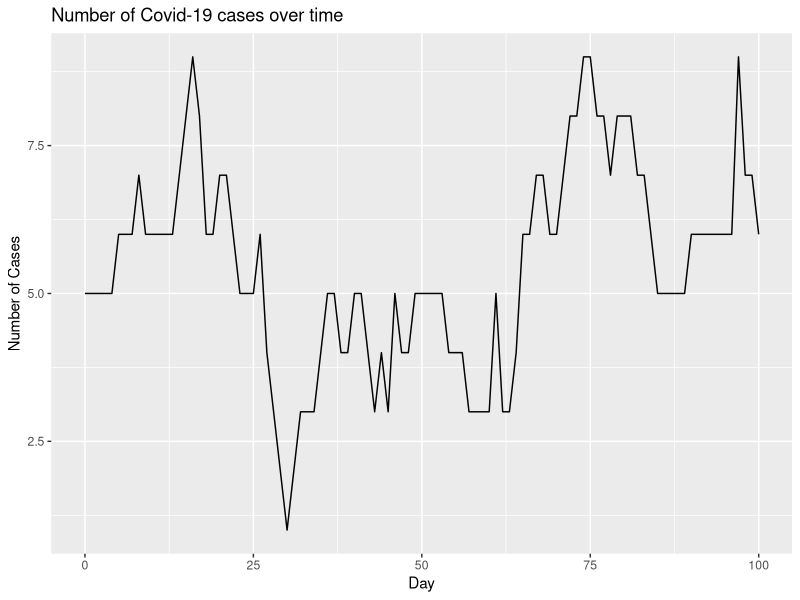

Source code (R): (Note: a time limit stopped this script after it produced the figure.)
## ---- chunk 1
knitr::opts_chunk$set(echo = TRUE)
library(tidyverse)
library(ggplot2)
library(boot)
## ---- chunk 2
#create starting positions and state function
starting_vals <- function(num_subjects, I_0, x_dim, y_dim, prop_vac){
  
  #Infect I_0 many starting subjects
  subjects <- rep('S', num_subjects)
  infect <- sample(x = 1:num_subjects, size=I_0, replace=FALSE)
  subjects[infect] <- 'I'
  
  #Determining if a person is vaccinated
  vac_ppl <- sample(x = 1:num_subjects, size = round(prop_vac * num_subjects), replace = F)
  vac_vec <- rep(F , num_subjects)
  vac_vec[vac_ppl] <- T
  
  #Storage for x, y starting positions for the subjects
  start_x <- runif(n=num_subjects, min=0, max=x_dim)
  start_y <- runif(n=num_subjects, min=0, max=y_dim)
  
  inc_time <- rep(-1, num_subjects)
  rec_days <- rep(-1, num_subjects)
  
  #Put into a data frame
  df <- as.data.frame(cbind(as.numeric(start_x), as.numeric(start_y), subjects, rec_days, inc_time, vac_vec))
  colnames(df)[1] <- 'x'
  colnames(df)[2] <- 'y'
  colnames(df)[3] <- 'subjects'
  colnames(df)[4] <- 'incubation'
  colnames(df)[5] <- 'recovery'
  colnames(df)[6] <- 'vaccine'
  
  #Assign a recovery time to the infected subjects
  df[df[,3] == 'I', 5] <- rpois(I_0, 14)
  
  #Assign an incubation time to the infected subjects
  df[df[,3] == 'I', 4] <- rpois(I_0, 5)
  
  return(df)
}

#Random step length function
get_step_length <- function(df, x_dim, y_dim){
  step_lengths <- rnorm(n=nrow(df), mean=min(x_dim, y_dim)/4, sd=min(x_dim, y_dim)/12)
  return(step_lengths)
}

#Random step direction function
get_step_direction <- function(length_vec){
  direction <- runif(n=length(length_vec), min=0, max=2*pi)
}

#Get delta_x, delta_y
get_delts <- function(length_vec, direc_vec){
  delta_x <- length_vec * cos(direc_vec)
  delta_y <- length_vec * sin(direc_vec)
  return(cbind(delta_x, delta_y))
}

#Function for getting updated coordinates
update_coords <- function(og_df, delta_df){
  new_mx <- matrix(data=NA, nrow=nrow(og_df), ncol=5)
  new_df <- data.frame(new_mx)
  new_df[,1] <- as.numeric(og_df[,'x']) + delta_df[,'delta_x']
  new_df[,2] <- as.numeric(og_df[,'y']) + delta_df[,'delta_y']
  new_df[,3] <- og_df[,3]
  new_df[,4] <- og_df[,4]
  new_df[,5] <- og_df[,5]
  new_df[,6] <- og_df[,6]
  colnames(new_df) <- c('x', 'y', 'subjects', 'incubation', 'recovery', 'vaccine')
  new_df
}

coord_checker <- function(og_df, new_df, x_dim, y_dim){
  baddies <- NULL
  for(i in 1:nrow(new_df)){
    if(as.numeric(new_df[i, 'x']) > x_dim | as.numeric(new_df[i, 'x']) < 0 | as.numeric(new_df[i, 'y']) > y_dim | as.numeric(new_df[i, 'y']) < 0){
      baddies <- append(baddies, i)
    }
  }
  
  if(is.null(baddies)){
    return(new_df)
  }else{
  new_step <- get_step_length(new_df[i,], x_dim, y_dim)
  new_direction <- get_step_direction(new_step)
  new_change <- get_delts(new_step, new_direction)
  new_df <- update_coords(og_df[baddies,], new_change)
  full_df <- rbind(new_df, og_df[-baddies,])
  return(coord_checker(og_df, full_df, x_dim, y_dim))
  }
}

#Function for deciding if infections occurred
infection_status <- function(state, mean_crit_dist){
  
  current_infected <- state[state[,3]=='I' & state[,4] <= 0,]
  current_suceptable <- state[state[,3]=='S',]
  current_removed <- state[state[,3]=='R',]
  current_non_contagious <- state[state[,3]=='I' & state[,4] > 0,]
  
  #store new infection status
  newly_infected <- NULL
  
  #Check to see which susceptible subjects get infected
  #For loop
  if(nrow(current_suceptable) != 0 & nrow(current_infected) != 0){
  for(i in 1:nrow(current_infected)){
    for(j in 1:nrow(current_suceptable)){
      x_i <- as.numeric(current_infected[i, 'x'])
      y_i <- as.numeric(current_infected[i, 'y'])
      x_s <- as.numeric(current_suceptable[j, 'x'])
      y_s <- as.numeric(current_suceptable[j, 'y'])
      
      crucial_distance <- rexp(1, 1/mean_crit_dist)
      vaccine_status <- current_suceptable[j, 'vaccine']
      if(vaccine_status == T) {
        vac_eff <- as.logical(rbinom(1,1,.8))
      }
      else {
        vac_eff <- F
      }
      
      d <- sqrt((x_i - x_s)^2 + (y_i - y_s)^2)
      if(d <= crucial_distance & (vac_eff == F)){
        newly_infected <- c(newly_infected, j)
      }
    }
  }
  
  current_suceptable[newly_infected, 3] <- 'I'
  #Give incubation time
  current_suceptable[newly_infected, 4] <- rpois(n=length(newly_infected), lambda = 5)
  #Give recovery time
  current_suceptable[newly_infected, 5] <- rpois(n=length(newly_infected), lambda = 14)
  
  new_state <- rbind(current_infected, current_suceptable, current_removed, current_non_contagious)
  return(new_state)
  }else{return(state)}
}

#simulation function
simulator <- function(days, num_subjects, x_dim, y_dim, I_0, inf_dist, prop_vac){
  initial_data <- starting_vals(num_subjects = num_subjects, x_dim=x_dim, y_dim=y_dim, I_0=I_0, prop_vac = prop_vac)
  end_day <- list()
  num_cases <- rep(NA, days)
  num_cases <- c(I_0, num_cases)
  num_new_cases <- rep(NA, days)
  
  for(i in 1:days){
    
    if(i == 1){
      step_size <- get_step_length(initial_data, x_dim, y_dim)
      direction <- get_step_direction(step_size)
      change <- get_delts(step_size, direction)
  
      updated_positions <- update_coords(initial_data, change)
      checked_positions <- coord_checker(og_df=initial_data, new_df=updated_positions, x_dim=x_dim, y_dim=y_dim)
      new_status <- infection_status(checked_positions, inf_dist)
      
      #recovery time code
      not_recovered <- new_status[as.numeric(new_status[, 5]) > 0, ]
      new_time <- as.numeric(not_recovered[, 5]) - 1
      not_recovered[, 5] <- new_time
      infected_0 <- new_status[as.numeric(new_status[, 5]) == 0, ]
      infected_0[, 3] <- rep('R', nrow(infected_0))
      not_infected = new_status[as.numeric(new_status[, 5]) < 0, ]
      new_status = rbind(not_recovered, infected_0, not_infected)
      
      #incubation time code
      infected_people <- new_status[new_status[,3] == 'I',]
      new_inc_time <- as.numeric(infected_people[,4]) - 1
      infected_people[,4] <- new_inc_time
      other_people <- new_status[new_status[,3] != 'I',]
      new_status <- rbind(infected_people, other_people)
      
      end_day[[i]] <- new_status
      
      #Calculate number of new cases
      num_cases[i+1] <- sum(new_status[,3]=='I')
      num_new_cases[i] <- sum(new_status[,3]=='I') - I_0
      
    }
    
    else{
      step_size <- get_step_length(initial_data, x_dim, y_dim)
      direction <- get_step_direction(step_size)
      change <- get_delts(step_size, direction)
  
      updated_positions <- update_coords(end_day[[i-1]], change)
      checked_positions <- coord_checker(og_df=end_day[[i-1]], new_df=updated_positions, x_dim=x_dim, y_dim=y_dim)
      new_status <- infection_status(checked_positions, inf_dist)
      
      not_recovered <- new_status[as.numeric(new_status[, 5]) > 0, ]
      new_time <- as.numeric(not_recovered[, 5]) - 1
      not_recovered[, 5] <- new_time
      infected_0 <- new_status[as.numeric(new_status[, 5]) == 0, ]
      infected_0[, 3] <- rep('R', nrow(infected_0))
      not_infected = new_status[as.numeric(new_status[, 5]) < 0, ]
      new_status = rbind(not_recovered, infected_0, not_infected)
      
      #incubation time code
      infected_people <- new_status[new_status[,3] == 'I',]
      new_inc_time <- as.numeric(infected_people[,4]) - 1
      infected_people[,4] <- new_inc_time
      other_people <- new_status[new_status[,3] != 'I',]
      new_status <- rbind(infected_people, other_people)

      end_day[[i]] <- new_status
      
      #Calculate number of new cases
      num_cases[i+1] <- sum(new_status[,3]=='I')
      num_new_cases[i] <- sum(new_status[,3]=='I') - num_cases[i-1]
  
    }
  }
  return(num_cases)
}

#Testing
df <- starting_vals(1000, 2, 1, 1, .8)
len <- get_step_length(df, 1, 1)
dir <- get_step_direction(len)
delts <- get_delts(len, dir)
newdf <- update_coords(df, delts)
coords <- coord_checker(df, newdf, 1, 1)
coords
new_status <- infection_status(coords, 8)
new_status

set.seed(400)
n=50
y <- simulator(100, 1000, 1, 1, 5, 0.005, 0)
x <- 0:100

ggplot() +
  geom_line(aes(x=x, y=y)) +
  xlab('Day') +
  ylab('Number of Cases') +
  ggtitle('Number of Covid-19 cases over time')
  

#bootstrap
mean_func <- function(daytuh, idx) {
  mean(daytuh[idx])
}

get_bootstrap_cis <- function(days, num_subjects, x_dim, y_dim, I_0, inf_dist, sample_size, ci_type='perc', prop_vac = 0){
  #Create data frame to store samples
  samps <- matrix(data=NA, nrow=sample_size, ncol=days + 1)
  samps <- data.frame(samps)
  
  #Create data frame to store confidence intervals
  ci_df <- matrix(data=NA, nrow=days + 1, ncol=3)
  ci_df <- data.frame(ci_df)
  
  for(i in 1:sample_size){
    samps[i, ] <- simulator(days, num_subjects, x_dim, y_dim, I_0, inf_dist, prop_vac)
  }
  
  for(i in 1:ncol(samps)){
    #Make sure column has more than one unique value
    check <- (length(unique(samps[ ,i])) != 1)
    if(check){
    boot_obj <- boot(samps[ ,i], mean_func, 2000)
    ci_obj <- boot.ci(boot_obj, conf = .95, type = ci_type)
    ci_df[i, 1] <- ci_obj$percent[4]
    ci_df[i, 2] <- ci_obj$t0
    ci_df[i, 3] <- ci_obj$percent[5]
    }else{ci_df[i, ] <- c(samps[1, i], samps[1, i], samps[1, i])}
  }
return(ci_df)
}

plot_dat <- get_bootstrap_cis(days=50, num_subjects=100, x_dim=1, y_dim=1, I_0=5, inf_dist=0.5, sample_size=20, prop_vac = 0.8)

ggplot() +
  geom_line(aes(x=1:51, y=plot_dat[ ,1]), linetype = 2, color = 'red') +
  geom_line(aes(x=1:51, y=plot_dat[ ,2])) +
  geom_line(aes(x=1:51, y=plot_dat[ ,3]), linetype = 2, color = 'red')

## ---- chunk 3
simulator22 <- function(days, num_subjects, x_dim, y_dim, I_0, inf_dist){
  initial_data <- starting_vals(num_subjects = num_subjects, x_dim=x_dim, y_dim=y_dim, I_0=I_0)
  end_day <- list()
  num_cases <- rep(NA, days)
  num_cases <- c(I_0, num_cases)
  num_new_cases <- rep(NA, days)
  
  for(i in 1:days){
    
    if(i == 1){
      step_size <- get_step_length(initial_data, x_dim, y_dim)
      direction <- get_step_direction(step_size)
      change <- get_delts(step_size, direction)
  
      updated_positions <- update_coords(initial_data, change)
      checked_positions <- coord_checker(og_df=initial_data, new_df=updated_positions, x_dim=x_dim, y_dim=y_dim)
      new_status <- infection_status(checked_positions, inf_dist)
      
      #recovery time code
      not_recovered <- new_status[as.numeric(new_status[, 5]) > 0, ]
      new_time <- as.numeric(not_recovered[, 5]) - 1
      not_recovered[, 5] <- new_time
      infected_0 <- new_status[as.numeric(new_status[, 5]) == 0, ]
      infected_0[, 3] <- rep('R', nrow(infected_0))
      not_infected = new_status[as.numeric(new_status[, 5]) < 0, ]
      new_status = rbind(not_recovered, infected_0, not_infected)
      
      #incubation time code
      infected_people <- new_status[new_status[,3] == 'I',]
      new_inc_time <- as.numeric(infected_people[,4]) - 1
      infected_people[,4] <- new_inc_time
      other_people <- new_status[new_status[,3] != 'I',]
      new_status <- rbind(infected_people, other_people)
      
      end_day[[i]] <- new_status
      
      #Calculate number of new cases
      num_cases[i+1] <- sum(new_status[,3]=='I')
      num_new_cases[i] <- sum(new_status[,3]=='I') - I_0
      
    }
    
    else{
      step_size <- get_step_length(initial_data, x_dim, y_dim)
      direction <- get_step_direction(step_size)
      change <- get_delts(step_size, direction)
  
      updated_positions <- update_coords(end_day[[i-1]], change)
      checked_positions <- coord_checker(og_df=end_day[[i-1]], new_df=updated_positions, x_dim=x_dim, y_dim=y_dim)
      new_status <- infection_status(checked_positions, inf_dist)
      
      not_recovered <- new_status[as.numeric(new_status[, 5]) > 0, ]
      new_time <- as.numeric(not_recovered[, 5]) - 1
      not_recovered[, 5] <- new_time
      infected_0 <- new_status[as.numeric(new_status[, 5]) == 0, ]
      infected_0[, 3] <- rep('R', nrow(infected_0))
      not_infected = new_status[as.numeric(new_status[, 5]) < 0, ]
      new_status = rbind(not_recovered, infected_0, not_infected)
      
      #incubation time code
      infected_people <- new_status[new_status[,3] == 'I',]
      new_inc_time <- as.numeric(infected_people[,4]) - 1
      infected_people[,4] <- new_inc_time
      other_people <- new_status[new_status[,3] != 'I',]
      new_status <- rbind(infected_people, other_people)

      
      end_day[[i]] <- new_status
      
      #Calculate number of new cases
      num_cases[i+1] <- sum(new_status[,3]=='I')
      num_new_cases[i] <- sum(new_status[,3]=='I') - num_cases[i-1]
  
    }
  }
  return(end_day)
}
days <- simulator22(20, 5, 1, 1, 1, 0.2)
days

ggplot() +
  geom_point(aes(x=days[[20]][, 'x'], y= days[[20]][, 'y'], color=days[[20]][, 'subjects']))
